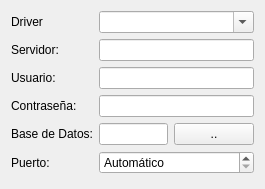
<?xml version="1.0" encoding="UTF-8"?>
<ui version="4.0">
 <class>ConnectionWidget</class>
 <widget class="QWidget" name="ConnectionWidget">
  <property name="geometry">
   <rect>
    <x>0</x>
    <y>0</y>
    <width>265</width>
    <height>189</height>
   </rect>
  </property>
  <property name="windowTitle">
   <string>Nueva conexión</string>
  </property>
  <layout class="QFormLayout" name="formLayout">
   <item row="0" column="0">
    <widget class="QLabel" name="label_7">
     <property name="text">
      <string>Driver</string>
     </property>
    </widget>
   </item>
   <item row="0" column="1">
    <widget class="QComboBox" name="cmbDrivers">
     <property name="editable">
      <bool>true</bool>
     </property>
    </widget>
   </item>
   <item row="1" column="0">
    <widget class="QLabel" name="label_2">
     <property name="text">
      <string>Servidor:</string>
     </property>
    </widget>
   </item>
   <item row="3" column="0">
    <widget class="QLabel" name="label_3">
     <property name="text">
      <string>Usuario:</string>
     </property>
    </widget>
   </item>
   <item row="3" column="1">
    <widget class="QLineEdit" name="leUsuario"/>
   </item>
   <item row="4" column="0">
    <widget class="QLabel" name="label_4">
     <property name="text">
      <string>Contraseña:</string>
     </property>
    </widget>
   </item>
   <item row="4" column="1">
    <widget class="QLineEdit" name="leContrasena">
     <property name="echoMode">
      <enum>QLineEdit::Password</enum>
     </property>
    </widget>
   </item>
   <item row="5" column="0">
    <widget class="QLabel" name="label_5">
     <property name="text">
      <string>Base de Datos:</string>
     </property>
    </widget>
   </item>
   <item row="5" column="1">
    <layout class="QHBoxLayout" name="horizontalLayout_4">
     <item>
      <widget class="QLineEdit" name="leBaseDatos"/>
     </item>
     <item>
      <widget class="QPushButton" name="pbExp">
       <property name="text">
        <string>..</string>
       </property>
      </widget>
     </item>
    </layout>
   </item>
   <item row="6" column="0">
    <widget class="QLabel" name="label_6">
     <property name="text">
      <string>Puerto:</string>
     </property>
    </widget>
   </item>
   <item row="6" column="1">
    <widget class="QSpinBox" name="spnPuerto">
     <property name="specialValueText">
      <string>Automático</string>
     </property>
     <property name="maximum">
      <number>999999</number>
     </property>
    </widget>
   </item>
   <item row="1" column="1">
    <widget class="QLineEdit" name="leServidor"/>
   </item>
  </layout>
 </widget>
 <tabstops>
  <tabstop>cmbDrivers</tabstop>
  <tabstop>leServidor</tabstop>
  <tabstop>leUsuario</tabstop>
  <tabstop>leContrasena</tabstop>
  <tabstop>leBaseDatos</tabstop>
  <tabstop>pbExp</tabstop>
  <tabstop>spnPuerto</tabstop>
 </tabstops>
 <resources/>
 <connections/>
</ui>
